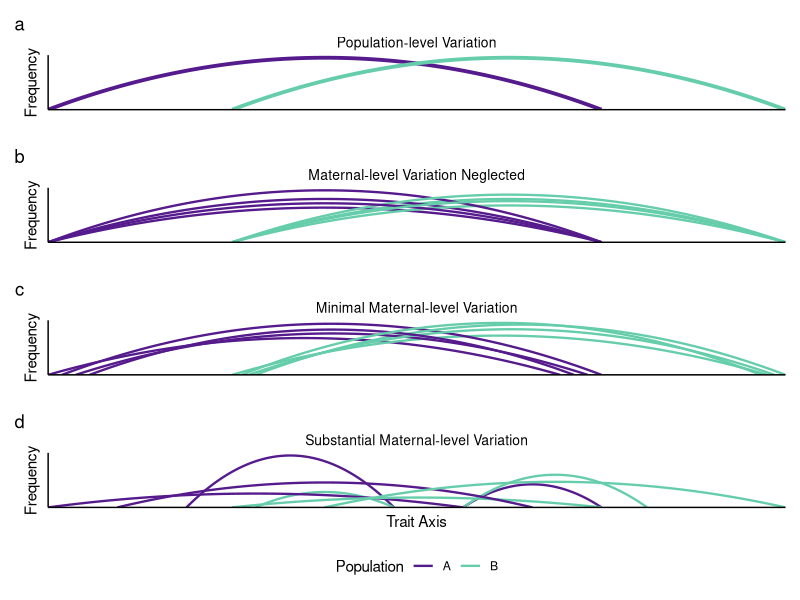
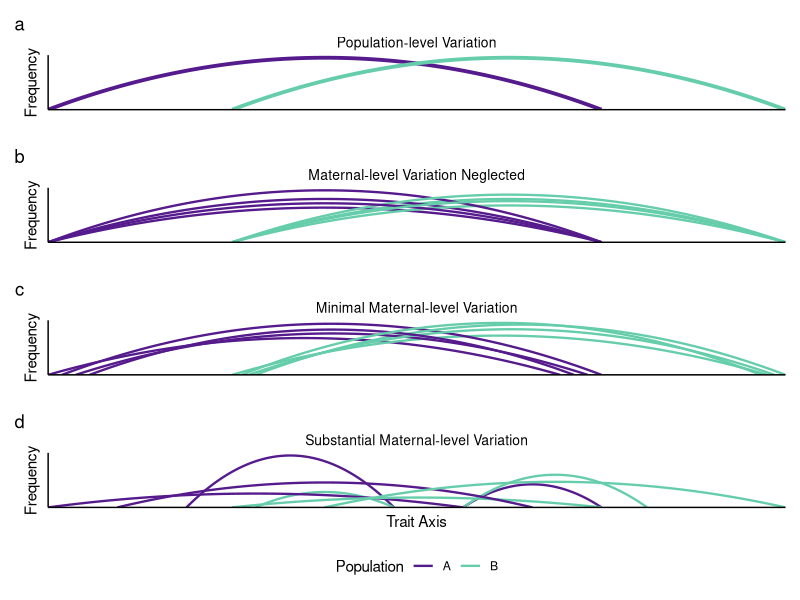

These charts were generated, in order, by the following R code:
# Theoretical maternal variation ------------------------------------------
# Run from the project root (open seed_itv.Rproj first).

dir.create("output/imgs", recursive = TRUE, showWarnings = FALSE)


# Packages --------------------------------------------------------------------
library(ggplot2)
library(patchwork)

# Shared theme and population colours
my_theme <- theme_classic() +
  theme(
    axis.text = element_blank(),
    axis.ticks = element_blank(),
    axis.line = element_line(color = "black", linewidth = 0.5),
    legend.position = "top",
    plot.title = element_text(hjust = 0.5, vjust = 0, size = 10),
    plot.margin = margin(5, 5, 5, 5)
  )
pop_colors <- c("A" = "purple4", "B" = "aquamarine3")

# ---------------------------------------------------------------------------
# Substantial maternal-level variation
ranges <- list(
  A = list(c(1,2.5), c(3,4), c(0,3), c(0.5,3.5)),    # Varied ranges for A
  B = list(c(1.5,2.5), c(3,4.33), c(1.33,4), c(2,5.33))  # Different ranges for B
)
A_vals_maternal <- list(
  A = c(15, 15, 1, 1.8),
  B = c(10, 12, 0.9, 1.5)
)

generate_maternal <- function(pop) {
  do.call(rbind, lapply(1:4, function(i) {
    x_seq <- seq(ranges[[pop]][[i]][1], ranges[[pop]][[i]][2], len = 100)
    data.frame(
      x = x_seq,
      y = A_vals_maternal[[pop]][i] * (x_seq - ranges[[pop]][[i]][1]) *
        (ranges[[pop]][[i]][2] - x_seq),
      Population = paste0(pop),
      Replicate = paste0("Rep", i)
    )
  }))
}
df_right <- rbind(generate_maternal("A"), generate_maternal("B"))

p_right <- ggplot(df_right, aes(x, y, color = Population, group = interaction(Population, Replicate))) +
  geom_line(linewidth = 0.8) +
  scale_color_manual(values = pop_colors) +
  labs(title = "Substantial Maternal-level Variation", x = "Trait Axis", y = "Frequency") +
  scale_x_continuous(expand = c(0, 0)) +
  scale_y_continuous(expand = expansion(mult = c(0, 0.05))) +
  my_theme

# ---------------------------------------------------------------------------
# p_top: Population-level curves (for two populations)
x_A_top <- seq(0, 4, length.out = 200)
y_A_top <- x_A_top * (4 - x_A_top)
df_top_A <- data.frame(x = x_A_top, y = y_A_top, Population = "A")
x_B_top <- seq(1.33, 5.33, length.out = 200)
y_B_top <- (x_B_top - 1.33) * (5.33 - x_B_top)
df_top_B <- data.frame(x = x_B_top, y = y_B_top, Population = "B")
df_top <- rbind(df_top_A, df_top_B)

p_top <- ggplot(df_top, aes(x = x, y = y, color = Population)) +
  geom_line(linewidth = 1.3) +
  scale_color_manual(values = pop_colors,
                     guide = guide_legend(override.aes = list(linewidth = 0.8))) +
  labs(title = "Population-level Variation", x = "", y = "Frequency") +
  scale_x_continuous(expand = c(0, 0)) +
  scale_y_continuous(expand = expansion(mult = c(0, 0.05))) +
  my_theme

# p_left: Without maternal-level variation (using fixed endpoints for each population)
A_vals_left_A <- c(0.8, 1.0, 1.2, 0.9)
df_left_A <- do.call(rbind, lapply(1:4, function(i) {
  x_vals <- seq(0, 4, length.out = 200)
  y_vals <- A_vals_left_A[i] * (x_vals - 0) * (4 - x_vals)
  data.frame(x = x_vals, y = y_vals, Population = "A", Replicate = paste0("Rep", i))
}))
A_vals_left_B <- c(1.0, 0.85, 1.1, 0.95)
df_left_B <- do.call(rbind, lapply(1:4, function(i) {
  x_vals <- seq(1.33, 5.33, length.out = 200)
  y_vals <- A_vals_left_B[i] * (x_vals - 1.33) * (5.33 - x_vals)
  data.frame(x = x_vals, y = y_vals, Population = "B", Replicate = paste0("Rep", i))
}))
df_left <- rbind(df_left_A, df_left_B)
p_left <- ggplot(df_left, aes(x = x, y = y, color = Population, group = interaction(Population, Replicate))) +
  geom_line(linewidth = 0.8) +
  scale_color_manual(values = pop_colors) +
  labs(title = "Maternal-level Variation Neglected", x = "", y = "Frequency") +
  scale_x_continuous(expand = c(0, 0)) +
  scale_y_continuous(expand = expansion(mult = c(0, 0.05))) +
  my_theme

# ---------------------------------------------------------------------------
# Minimal maternal-level variation
ranges_centre <- list(
  A = list(c(0,3.7), c(0.1,4), c(0.2,3.9), c(0.3,3.8)),  # A: small differences
  B = list(c(1.33,5.2),   c(1.5,5.33), c(1.45,5.25),   c(1.4,5.15))  # B: small differences
)
A_vals_centre <- list(
  A = c(4, 5, 4.5, 5.5),
  B = c(3.9, 5.1, 4.7, 5.5)
)

generate_centre <- function(pop) {
  do.call(rbind, lapply(1:4, function(i) {
    x_seq <- seq(ranges_centre[[pop]][[i]][1], ranges_centre[[pop]][[i]][2], len = 100)
    data.frame(
      x = x_seq,
      y = A_vals_centre[[pop]][i] * (x_seq - ranges_centre[[pop]][[i]][1]) *
        (ranges_centre[[pop]][[i]][2] - x_seq),
      Population = paste0(pop),
      Replicate = paste0("Rep", i)
    )
  }))
}
df_centre <- rbind(generate_centre("A"), generate_centre("B"))

p_centre <- ggplot(df_centre, aes(x, y, color = Population, group = interaction(Population, Replicate))) +
  geom_line(linewidth = 0.8) +
  scale_color_manual(values = pop_colors) +
  labs(title = "Minimal Maternal-level Variation", x = "", y = "Frequency") +
  scale_x_continuous(expand = c(0, 0)) +
  scale_y_continuous(expand = expansion(mult = c(0, 0.05))) +
  my_theme

# ---------------------------------------------------------------------------
# Final Composition:
(final_layout <- p_top / p_left / p_centre / p_right  +
   plot_annotation(tag_levels = 'a') +
   plot_layout(guides ='collect') &
   theme(legend.position='bottom')
)


ggsave("output/imgs/figure_3_theoretical_model.pdf", final_layout, width = 2.8, height = 8.5, units = "in", bg = "white")
